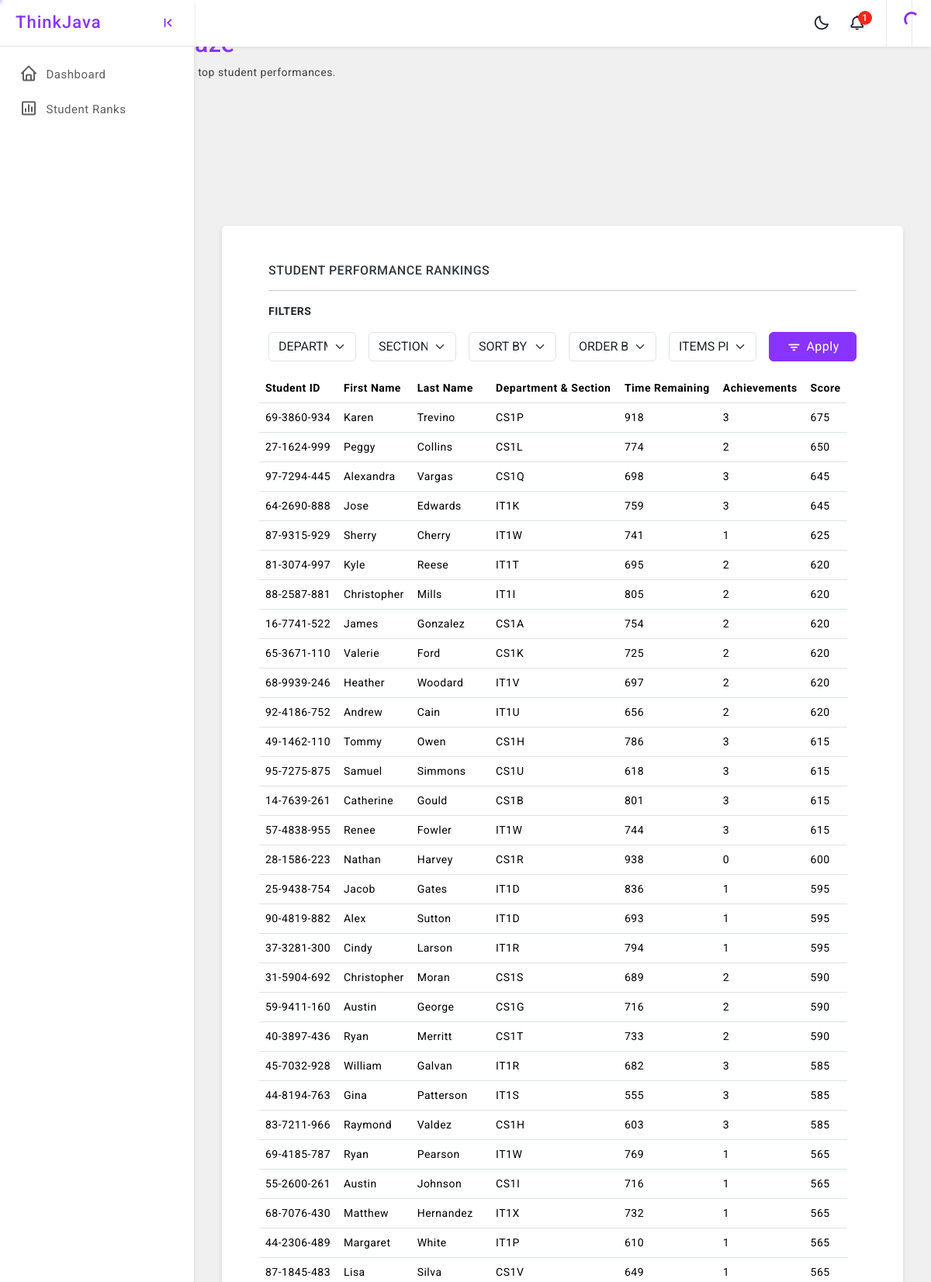
The app's page /teacher/progress-control/ (signed in, upper part) with its own data.
### StudentManagementSystem/models/student.py (models this page shows, shortened)
class Student(models.Model):
    student_id = models.CharField(max_length=50, unique=True)  # unique username or ID
    first_name = models.CharField(max_length=150)
    last_name = models.CharField(max_length=150)
    date_of_birth = models.DateField(null=True, blank=True)
    password = models.CharField(max_length=128)  # should be hashed
    year_level = models.ForeignKey(YearLevel, on_delete=models.CASCADE, null=True, blank=True)
    section = models.ForeignKey(Section, on_delete=models.CASCADE, null=True, blank=True)
    role = models.CharField(
        max_length=20,
        choices=Role.choices,
        default=Role.STUDENT  # Default to 'Student' role
    )
    @property
    def full_section(self):
        if self.section:
            return f"{self.section.department.name}{self.section.year_level.year}{self.section.letter}"
        return "N/A"

### StudentManagementSystem/views/teacher/progress_control_teacher.py (the view, shortened to what this page needs)
def progress_control_teacher(request):
    teacher_id = request.session.get('user_id')
    if not teacher_id:
        return redirect('unified_login')
    teacher = Teacher.objects.get(id=teacher_id)
    context = get_teacher_dashboard_context(teacher)
    context['is_progress_page'] = True
    return render(request, 'teacher/dashboard.html', context)

### StudentManagementSystem/templates/teacher/dashboard.html (shortened to what this page needs)
{% extends 'base.html' %}
{% block content %}
    <p><a href="{% url 'unified_logout' %}">Logout</a></p>
    {% include 'teacher/teacher_info.html' %}
    {% include 'teacher/handled_sections.html' %}
    {% include 'admin/student_ranking.html' %}
{% endblock %}

### StudentManagementSystem/templates/teacher/handled_sections.html
{% block handled_sections %}
    <h3>Handled Sections</h3>
    <ul>
        {% for hs in handled_sections %}
            <li>{{ hs.department.name }}{{ hs.year_level.year }}{{ hs.section.letter }}</li>
        {% empty %}
            <li>No sections assigned.</li>
        {% endfor %}
    </ul>
{% endblock %}

### StudentManagementSystem/templates/admin/student_ranking.html (shortened to what this page needs)
{% extends 'base.html' %}
{% load static %}
{% block sidebar %}{% include 'sidebar.html' %} {% endblock %}
{% block header %} {% include 'header.html' %} {% endblock %}
{% block content %}
    <div class="page-wrapper">
        <div class="row p-5">
            <div class="card">
                <div class="card-body p-5">
                    <h6 class="mb-0 text-uppercase">Student Performance Rankings</h6>
                    <hr>
                    <div class="row">
                        <div class="fw-bold mb-3">FILTERS</div>
                        <form method="get" class="filter-form">
                            <div class="row g-3">
                                <div class="col-2">
                                    <select name="department" id="department" class="form-select">
                                        <option value="">DEPARTMENTS</option>
                                    </select>
                                </div>
                                <div class="col-2">
                                    <select name="filter_by" id="filter_by" class="form-select">
                                        <option value="">SECTIONS</option>
                                    </select>
                                </div>
                                <div class="col-2">
                                    <select name="sort_by" id="sort_by" class="form-select text-uppercase">
                                        <option value="" {% if not sort_order %}selected{% endif %}>SORT BY</option>
                                    </select>
                                </div>
                                <div class="col-2">
                                    <select name="sort_order" id="sort_order" class="form-select text-uppercase">
                                        <option value="" {% if not sort_order %}selected{% endif %}>ORDER BY</option>
                                    </select>
                                </div>
                                <div class="col-2">
                                    <select name="per_page" onchange="this.form.submit()" class="form-select">
                                        <option value="0" {% if not sort_order %}selected{% endif %}>ITEMS PER PAGE
                                        </option>
                                    </select>
                                </div>
                                <div class="col-2">
                                    <button type="submit" class="btn btn-primary w-100"><i
                                            class="bx bx-filter"></i>Apply
                                    </button>
                                </div>
                            </div>
                        </form>
                        <div class="row mt-3">
                            <table class="table mb-0 table-hover">
                                <thead>
                                <tr>
                                    <th scope="col">Student ID</th>
                                    <th scope="col">First Name</th>
                                    <th scope="col">Last Name</th>
                                    <th scope="col">Department & Section</th>
                                    <th scope="col">Time Remaining</th>
                                    <th scope="col">Achievements</th>
                                    <th scope="col">Score</th>
                                </tr>
                                </thead>
                                <tbody>
                                {% for student in rankings %}
                                    <tr>
                                        <td>{{ student.student_id }}</td>
                                        <td>{{ student.first_name }}</td>
                                        <td>{{ student.last_name }}</td>
                                        <td>{{ student.section }}</td>
                                        <td>{{ student.total_time_remaining }}</td>
                                        <td>{{ student.achievements_unlocked }}</td>
                                        <td>{{ student.score }}</td>
                                    </tr>
                                {% empty %}
                                    <tr>
                                        <td colspan="9" class="text-center">No student data available.</td>
                                    </tr>
                                {% endfor %}
                                </tbody>
                            </table>
                        </div>
                    </div>
                </div>
            </div>
        </div>
    </div>
{% endblock %}

### assets/css/app.css (style rules this page uses)
html { scroll-behavior: smooth; }
body { font-size: 14px; color: #404143; background-color: #f0f0f0; letter-spacing: 0.5px; overflow-x: hidden; font-family: 'Roboto', sans-serif; }
a { text-decoration: none; }
.page-wrapper { height: 100%; margin-top: 60px; margin-left: 250px; }
.btn i { vertical-align: middle; font-size: 1.3rem; margin-top: -1em; margin-bottom: -1em; margin-right: 5px; }

### records on screen
Student: student_id "69-3860-934", first_name "Karen", last_name "Trevino"
Student: student_id "27-1624-999", first_name "Peggy", last_name "Collins"
Student: student_id "97-7294-445", first_name "Alexandra", last_name "Vargas"
Student: student_id "64-2690-888", first_name "Jose", last_name "Edwards"
Student: student_id "87-9315-929", first_name "Sherry", last_name "Cherry"
Student: student_id "81-3074-997", first_name "Kyle", last_name "Reese"
Student: student_id "88-2587-881", first_name "Christopher", last_name "Mills"
Student: student_id "16-7741-522", first_name "James", last_name "Gonzalez"
Student: student_id "65-3671-110", first_name "Valerie", last_name "Ford"
Student: student_id "68-9939-246", first_name "Heather", last_name "Woodard"
Student: student_id "92-4186-752", first_name "Andrew", last_name "Cain"
Student: student_id "49-1462-110", first_name "Tommy", last_name "Owen"
Student: student_id "95-7275-875", first_name "Samuel", last_name "Simmons"
Student: student_id "14-7639-261", first_name "Catherine", last_name "Gould"
Student: student_id "57-4838-955", first_name "Renee", last_name "Fowler"
Student: student_id "28-1586-223", first_name "Nathan", last_name "Harvey"
Student: student_id "25-9438-754", first_name "Jacob", last_name "Gates"
Student: student_id "90-4819-882", first_name "Alex", last_name "Sutton"
Student: student_id "37-3281-300", first_name "Cindy", last_name "Larson"
Student: student_id "31-5904-692", first_name "Christopher", last_name "Moran"
Student: student_id "59-9411-160", first_name "Austin", last_name "George"
Student: student_id "40-3897-436", first_name "Ryan", last_name "Merritt"
Student: student_id "45-7032-928", first_name "William", last_name "Galvan"
Student: student_id "44-8194-763", first_name "Gina", last_name "Patterson"
Student: student_id "83-7211-966", first_name "Raymond", last_name "Valdez"
Student: student_id "69-4185-787", first_name "Ryan", last_name "Pearson"
Student: student_id "55-2600-261", first_name "Austin", last_name "Johnson"
Student: student_id "68-7076-430", first_name "Matthew", last_name "Hernandez"
Student: student_id "44-2306-489", first_name "Margaret", last_name "White"
Student: student_id "87-1845-483", first_name "Lisa", last_name "Silva"

### other values on screen
{{ student.section }} "CS1P" "CS1L" "CS1Q" "IT1K" "IT1W" "IT1T" "IT1I" "CS1A" "CS1K" "IT1V" "IT1U" "CS1H" "CS1U" "CS1B" "IT1W" "CS1R" "IT1D" "IT1D" "IT1R" "CS1S" "CS1G" "CS1T" "IT1R" "IT1S" "CS1H" "IT1W" "CS1I" "IT1X" "IT1P" "CS1V"
{{ student.total_time_remaining }} "918" "774" "698" "759" "741" "695" "805" "754" "725" "697" "656" "786" "618" "801" "744" "938" "836" "693" "794" "689" "716" "733" "682" "555" "603" "769" "716" "732" "610" "649"
{{ student.achievements_unlocked }} "3" "2" "3" "3" "1" "2" "2" "2" "2" "2" "2" "3" "3" "3" "3" "0" "1" "1" "1" "2" "2" "2" "3" "3" "3" "1" "1" "1" "1" "1"
{{ student.score }} "675" "650" "645" "645" "625" "620" "620" "620" "620" "620" "620" "615" "615" "615" "615" "600" "595" "595" "595" "590" "590" "590" "585" "585" "585" "565" "565" "565" "565" "565"
